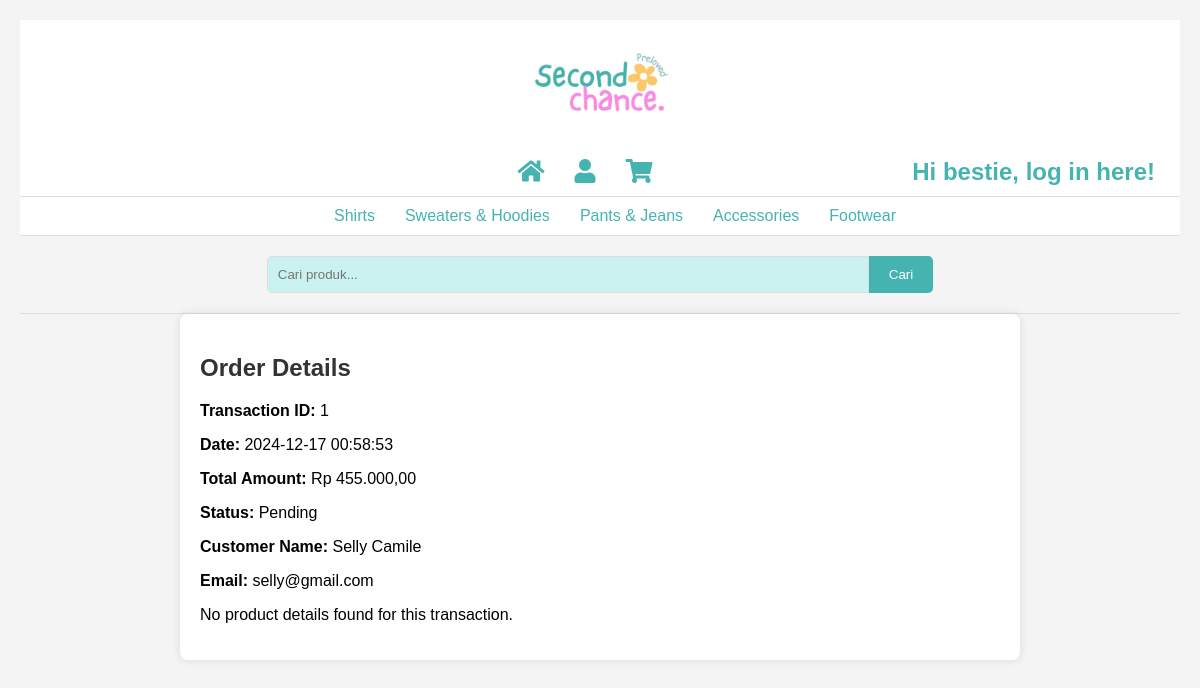
Page /Website/order_details.php?transactionId=1 on the committed database.
### tables this page shows
CREATE TABLE `transactions` (
  `transactionId` int(11) NOT NULL,
  `userId` int(11) NOT NULL,
  `totalAmount` decimal(10,2) NOT NULL,
  `transactionDate` datetime NOT NULL,
  `status` enum('Pending','Approved','Rejected') DEFAULT 'Pending'
);

CREATE TABLE `user_data` (
  `userId` int(11) NOT NULL,
  `first_name` varchar(100) NOT NULL,
  `last_name` varchar(100) NOT NULL,
  `email` varchar(100) NOT NULL,
  `phone` varchar(15) DEFAULT NULL,
  `address` varchar(200) DEFAULT NULL,
  `gender` enum('Laki-laki','Perempuan','Lainnya') NOT NULL,
  `birth_date` date DEFAULT NULL,
  `password` varchar(255) NOT NULL,
  `role` enum('Admin','Seller','Customer') NOT NULL DEFAULT 'Customer',
  `is_seller` tinyint(1) DEFAULT 0,
  `created_at` timestamp NOT NULL DEFAULT current_timestamp()
);

### Website/order_details.php (the view, shortened to what this page needs)
<?php
include 'header.php';
$servername = "localhost";
$username = "root";
$password = "";
$dbname = "sc_db";
$conn = new mysqli($servername, $username, $password, $dbname);
$transactionId = $_GET['transactionId'];
$sql = "SELECT t.transactionId, t.totalAmount, t.transactionDate, t.status, u.first_name, u.last_name, u.email
        FROM transactions t
        JOIN user_data u ON t.userId = u.userId
        WHERE t.transactionId = '$transactionId'";
$result = $conn->query($sql);
$detailsSql = "SELECT td.productId, p.productName, td.quantity, td.price
               FROM transaction_details td
               JOIN product p ON td.productId = p.productId
               WHERE td.transactionId = '$transactionId'";
$detailsResult = $conn->query($detailsSql);
echo '<!DOCTYPE html>
<html lang="en">
<head>
    <meta charset="UTF-8">
    <meta name="viewport" content="width=device-width, initial-scale=1.0">
    <title>Order Details</title>
    <style>
        body {
            font-family: Arial, sans-serif;
            background-color: #f4f4f4;
            margin: 0;
            padding: 20px;
        }
        .container {
            max-width: 800px;
            margin: auto;
            background: #fff;
            padding: 20px;
            border-radius: 8px;
            box-shadow: 0 0 10px rgba(0, 0, 0, 0.1);
        }
        h2 {
            color: #333;
        }
        table {
            width: 100%;
            border-collapse: collapse;
            margin-top: 20px;
        }
        th, td {
            padding: 10px;
            text-align: left;
            border: 1px solid #ddd;
        }
        th {
            background-color: #f2f2f2;
        }
        tr:hover {
            background-color: #f1f1f1;
        }
    </style>
</head>
<body>
    <div class="container">
        <h2>Order Details</h2>';
if ($result->num_rows > 0) {
    $transaction = $result->fetch_assoc();
    echo '<p><strong>Transaction ID:</strong> ' . htmlspecialchars($transaction['transactionId']) . '</p>';
    echo '<p><strong>Date:</strong> ' . htmlspecialchars($transaction['transactionDate']) . '</p>';
    echo '<p><strong>Total Amount:</strong> Rp ' . number_format($transaction['totalAmount'], 2, ',', '.') . '</p>';
    echo '<p><strong>Status:</strong> ' . htmlspecialchars($transaction['status']) . '</p>';
    echo '<p><strong>Customer Name:</strong> ' . htmlspecialchars($transaction['first_name'] . ' ' . $transaction['last_name']) . '</p>';
    echo '<p><strong>Email:</strong> ' . htmlspecialchars($transaction['email']) . '</p>';
    if ($detailsResult->num_rows > 0) {
        echo '<h4>Product Details:</h4>';
        echo '<table>
                <tr>
                    <th>Product Name</th>
                    <th>Quantity</th>
                    <th>Price</th>
                </tr>';
        while ($detailRow = $detailsResult->fetch_assoc()) {
            echo '<tr>
                    <td>' . htmlspecialchars($detailRow['productName']) . '</td>
                    <td>' . htmlspecialchars($detailRow['quantity']) . '</td>
                    <td>Rp ' . number_format($detailRow['price'], 2, ',', '.') . '</td>
                  </tr>';
        }
        echo '</table>';
    } else {
        echo '<p>No product details found for this transaction.</p>';
    }
} else {
    echo '<p>Transaction not found.</p>';
}
echo '</div>
</body>
</html>';
?>

### Website/header.php (style rules this page uses)
body { font-family: 'Roboto', sans-serif; margin: 0; padding: 0; box-sizing: border-box; }

### Website/order_details.php (style rules this page uses)
body { font-family: Arial, sans-serif; background-color: #f4f4f4; margin: 0; padding: 20px; }
.container { max-width: 800px; margin: auto; background: #fff; padding: 20px; border-radius: 8px; box-shadow: 0 0 10px rgba(0, 0, 0, 0.1); }
h2 { color: #333; }

### rows in the picture
transactions: transactionId "1", transactionDate "2024-12-17 00:58:53", totalAmount "455.000,00", status "Pending", userId.last_name "Selly Camile", userId.email "selly@gmail.com"
